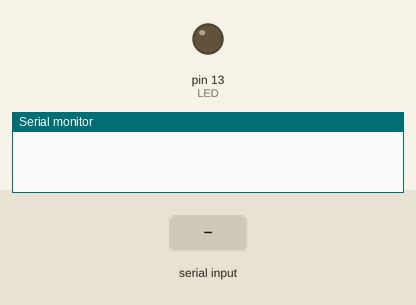
A sketch run on a simulated Arduino Uno, built with avr-gcc and run on an emulated ATmega328P. Shown: output pins drawn as LEDs (lit = HIGH), the last lines printed to the serial monitor. Dashed ring = blinking. The test bench sets the inputs (shaded band).

Above: at 1.2 s.
1.3 s: "s" received over Serial
At 2.8 s:
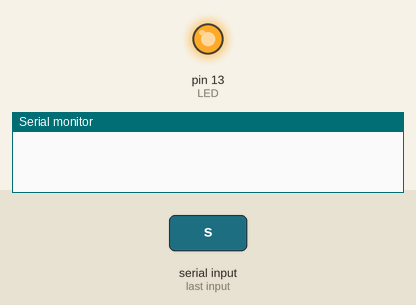
7.5 s: "w" received over Serial
12.0 s: "1" received over Serial
At 13.3 s:
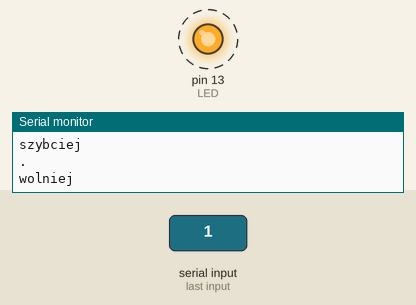
Timing chart, 0 to 24.0 s (numbered marks = the images above; inputs shaded):
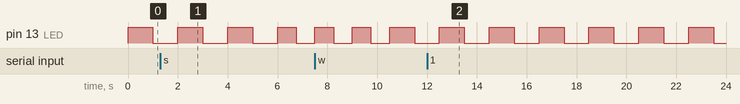

The sketch:

blink_speed_change.ino
```cpp
#define LED 13

volatile char serialInput;
volatile int delayTime;

void setup() {
  pinMode(LED, OUTPUT);
  Serial.begin(9600);
  delayTime = 1000;
}

void loop() {
  while(Serial.available())
  {
    serialInput = Serial.read();
    switch(serialInput)
    {
      case 's' : Serial.println("szybciej");
                  delayTime -= 250;
                  break;
      case 'w' : Serial.println("wolniej");
                  delayTime += 250;
                  break;
      default  : Serial.println("?");
    }
  }
  doTheBlinking(3);   // blokujÄ ce!
  Serial.println(".");

}


void doTheBlinking(int times) {
  for(int i=0; i<times; i++) {
    digitalWrite(LED, HIGH);
    delay(delayTime);
    digitalWrite(LED, LOW);
    delay(delayTime);
  }
}
```

Measured:
- by itself, pin 13 (LED): alternates HIGH for 1.0 s and LOW for 1.0 s
